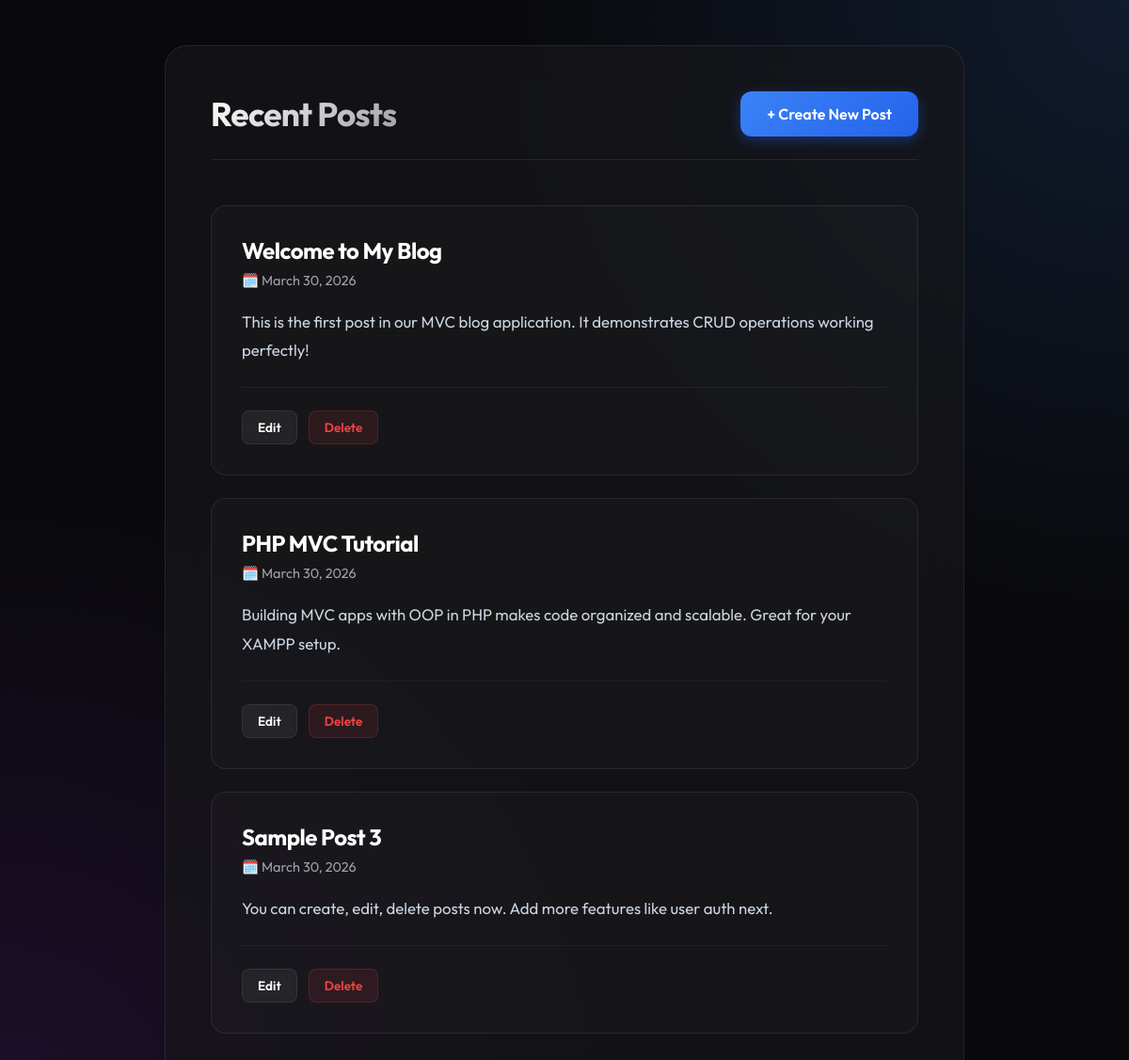
The page / on the database its author committed.
### tables this page shows
CREATE TABLE `posts` (
  `id` int(11) NOT NULL,
  `title` varchar(255) NOT NULL,
  `content` text NOT NULL,
  `created_at` timestamp NOT NULL DEFAULT current_timestamp(),
  `updated_at` timestamp NOT NULL DEFAULT current_timestamp() ON UPDATE current_timestamp()
);

### controllers/PostController.php (called while the page is built, shortened)
<?php
require_once __DIR__ . '/../models/Post.php';
class PostController {
    private $post;
    public function __construct($pdo) {
        $this->post = new Post($pdo);
    }
    public function index() {
        $posts = $this->post->readAll();
        require __DIR__ . '/../views/posts/index.php';
    }
}

### models/Post.php (called while the page is built, shortened)
<?php
class Post {
    private $pdo;
    public function __construct($pdo) {
        $this->pdo = $pdo;
    }
    public function readAll() {
        $stmt = $this->pdo->query("SELECT * FROM posts ORDER BY created_at DESC");
        return $stmt->fetchAll(PDO::FETCH_ASSOC);
    }
}
?>

### views/posts/index.php (the view, shortened to what this page needs)
<!DOCTYPE html>
<html lang="en">
<head>
    <link rel="stylesheet" href="style.css">
</head>
<body>
<div class="container">
    <div class="header-actions">
        <h1>Recent Posts</h1>
        <a href="?action=create" class="btn btn-primary">
            + Create New Post
        </a>
    </div>
    <?php if (empty($posts)): ?>
        <div class="empty-state">
            <h3>No posts found</h3>
            <p>Ready to share your thoughts? Create your first blog post now.</p>
            <a href="?action=create" class="btn btn-primary">Write Post</a>
        </div>
    <?php else: ?>
        <div class="post-list">
            <?php foreach ($posts as $post): ?>
                <div class="post-card">
                    <h2 class="post-title"><?= htmlspecialchars($post['title']) ?></h2>
                    <div class="post-meta">
                        <span>🗓️ <?= date('F j, Y', strtotime($post['created_at'])) ?></span>
                    </div>
                    <div class="post-content">
                        <?= nl2br(htmlspecialchars($post['content'])) ?>
                    </div>
                    <div class="post-actions">
                        <a href="?action=edit&id=<?= $post['id'] ?>" class="btn btn-secondary btn-sm">Edit</a>
                        <a href="?action=delete&id=<?= $post['id'] ?>"
                           class="btn btn-danger btn-sm"
                           onclick="return confirm('Are you sure you want to delete this post?');">
                           Delete
                        </a>
                    </div>
                </div>
            <?php endforeach; ?>
        </div>
    <?php endif; ?>
</div>
</body>
</html>

### index.php (shortened to what this page needs)
<?php
require_once __DIR__ . '/config.php';
require_once __DIR__ . '/models/Post.php';
require_once __DIR__ . '/controllers/PostController.php';
$controller = new PostController($GLOBALS['pdo']);
$action = $_GET['action'] ?? 'list';
switch ($action) {
    default: $controller->index();
}
?>

### style.css (style rules this page uses)
* { margin: 0; padding: 0; box-sizing: border-box; font-family: 'Outfit', system-ui, -apple-system, sans-serif; }
:root { --bg-dark: #09090b; --bg-card: rgba(24, 24, 27, 0.7); --border-color: rgba(255, 255, 255, 0.08); --text-primary: #fafafa; --text-secondary: #a1a1aa; --primary: #3b82f6; --primary-hover: #60a5fa; --danger: #ef4444; --glass-blur: blur(24px); }
body { background-color: var(--bg-dark); background-image: radial-gradient(ellipse at top right, rgba(59, 130, 246, 0.15) 0%, transparent 40%), radial-gradient(ellipse at bottom left, rgba(147, 51, 234, 0.15) 0%, transparent 40%); background-attachment: fixed; color: var(--text-primary); min-height: 100vh; display: flex; flex-direction: column; align-items: center; padding: 3rem 1.5rem; overflow-x: hidden; }
h1, h2, h3, h4, h5, h6 { color: var(--text-primary); margin-bottom: 1rem; font-weight: 700; letter-spacing: -0.02em; }
a { text-decoration: none; color: var(--primary); transition: color 0.3s ease; }
.container { width: 100%; max-width: 850px; background: var(--bg-card); backdrop-filter: var(--glass-blur); -webkit-backdrop-filter: var(--glass-blur); border: 1px solid var(--border-color); border-radius: 24px; padding: 3rem; box-shadow: 0 25px 50px -12px rgba(0, 0, 0, 0.5), 0 inset 2px 0 rgba(255, 255, 255, 0.02); animation: slideUp 0.6s cubic-bezier(0.16, 1, 0.3, 1); position: relative; z-index: 10; }
.header-actions { display: flex; justify-content: space-between; align-items: center; margin-bottom: 3rem; padding-bottom: 1.5rem; border-bottom: 1px solid var(--border-color); }
.header-actions h1 { font-size: 2.2rem; margin: 0; background: linear-gradient(135deg, #ffffff 0%, #a1a1aa 100%); -webkit-background-clip: text; -webkit-text-fill-color: transparent; }
.btn { display: inline-flex; align-items: center; justify-content: center; padding: 0.875rem 1.75rem; border-radius: 12px; font-weight: 600; font-size: 1rem; cursor: pointer; transition: all 0.3s cubic-bezier(0.4, 0, 0.2, 1); border: none; outline: none; gap: 0.5rem; }
.btn-primary { background: linear-gradient(135deg, #3b82f6 0%, #2563eb 100%); color: #ffffff; box-shadow: 0 4px 14px 0 rgba(37, 99, 235, 0.39); position: relative; overflow: hidden; }
.btn-primary::after { content: ''; position: absolute; top: 0; left: -100%; width: 50%; height: 100%; background: linear-gradient(90deg, transparent, rgba(255, 255, 255, 0.2), transparent); transition: .5s; }
.btn-secondary { background: rgba(255, 255, 255, 0.05); color: var(--text-primary); border: 1px solid var(--border-color); backdrop-filter: blur(8px); }
.btn-danger { background: rgba(239, 68, 68, 0.1); color: var(--danger); border: 1px solid rgba(239, 68, 68, 0.2); }
.btn-sm { padding: 0.5rem 1rem; font-size: 0.85rem; border-radius: 8px; }
.post-list { display: flex; flex-direction: column; gap: 1.5rem; }
.post-card { background: rgba(255, 255, 255, 0.02); border: 1px solid var(--border-color); border-radius: 16px; padding: 2rem; transition: all 0.4s cubic-bezier(0.16, 1, 0.3, 1); position: relative; overflow: hidden; }
.post-card::before { content: ''; position: absolute; top: 0; left: 0; width: 4px; height: 100%; background: linear-gradient(to bottom, #3b82f6, #9333ea); opacity: 0; transition: opacity 0.4s ease; }
.post-title { font-size: 1.5rem; margin-bottom: 0.5rem; color: #ffffff; }
.post-meta { font-size: 0.9rem; color: var(--text-secondary); margin-bottom: 1.25rem; display: flex; align-items: center; gap: 0.5rem; font-weight: 400; }
.post-content { color: #cbd5e1; line-height: 1.8; margin-bottom: 1.5rem; font-size: 1.05rem; }
.post-actions { display: flex; gap: 0.75rem; border-top: 1px solid rgba(255, 255, 255, 0.05); padding-top: 1.5rem; margin-top: 1.5rem; }

### rows shown on the page
posts: title "Welcome to My Blog", created_at "March 30, 2026", content "This is the first post in our MVC blog application. It demonstrates CRUD operations working perfectly!"
posts: title "PHP MVC Tutorial", created_at "March 30, 2026", content "Building MVC apps with OOP in PHP makes code organized and scalable. Great for your XAMPP setup."
posts: title "Sample Post 3", created_at "March 30, 2026", content "You can create, edit, delete posts now. Add more features like user auth next."
